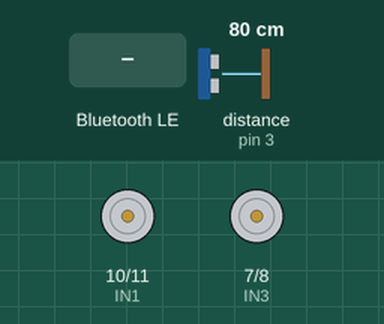
A sketch run on a simulated Arduino Leonardo, built with avr-gcc and run on an emulated ATmega32U4. Shown: motor-driver pin pairs drawn as motors (green arrow = first pin HIGH = forward, orange = second pin HIGH = backward, longer = more drive, scaled by the enable pin). The inputs (shaded band) are chosen by the test bench; at power-on: distance to the obstacle (sensor on pin 3) 80 cm. The echo pulse lasts 58.3 µs per cm; nothing arrives over Bluetooth unless stated; a phone connects over Bluetooth LE 3 s after start; what the sketch prints to the serial monitor is not drawn.

Above: at 3.9 s.
4.0 s: Bluetooth LE write "AUTO" received
At 4.4 s:
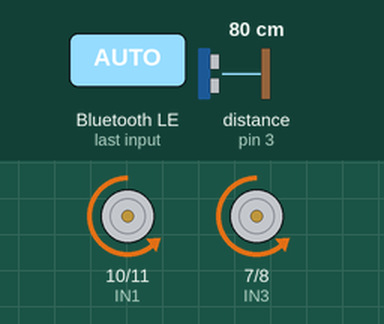
5.5 s: distance to the obstacle (sensor on pin 3) set to 23 cm
7.0 s: distance to the obstacle (sensor on pin 3) set to 19 cm
At 7.3 s:
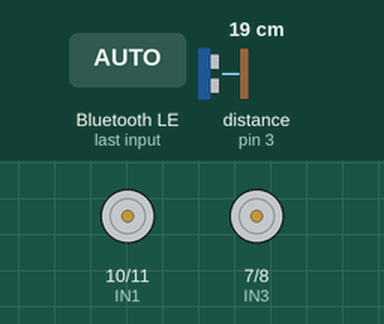
Timing chart, 0 to 10.0 s (numbered marks = the images above; inputs shaded):
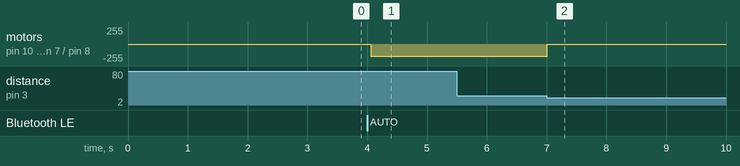

The sketch:

NANO-33-CODE.ino
```cpp
#include <ArduinoBLE.h>


const int ENA = 9;
const int IN1 = 10;
const int IN2 = 11;
const int ENB = 6;
const int IN3 = 7;
const int IN4 = 8;


const int trigFront = 2;
const int echoFront = 3;


bool autoMode = true;
bool trackingActive = false;
long distanceFront;
int rssiValue = 0;
float avgRSSI = -70;


BLEService robotService("12345678-1234-1234-1234-123456789abc");
BLEStringCharacteristic statusChar("abcd", BLERead | BLENotify, 50);
BLECharacteristic controlChar("ef01", BLEWrite, 20);

void setup() {
  Serial.begin(9600);
  Serial1.begin(115200); // communication with ESP32

  // Motors
  pinMode(ENA, OUTPUT);
  pinMode(IN1, OUTPUT);
  pinMode(IN2, OUTPUT);
  pinMode(ENB, OUTPUT);
  pinMode(IN3, OUTPUT);
  pinMode(IN4, OUTPUT);
  stopMotors();

  // Ultrasonic
  pinMode(trigFront, OUTPUT);
  pinMode(echoFront, INPUT);

  // BLE setup
  if (!BLE.begin()) {
    Serial.println("Starting Bluetooth failed!");
    while (1);
  }

  BLE.setLocalName("AutoBotNano");
  BLE.setAdvertisedService(robotService);
  robotService.addCharacteristic(statusChar);
  robotService.addCharacteristic(controlChar);
  BLE.addService(robotService);
  BLE.advertise();

  Serial.println("Bluetooth ready — Waiting for phone connection...");
}

void loop() {
  BLEDevice central = BLE.central();

  if (central) {
    Serial.println("Phone Connected!");
    while (central.connected()) {
      // Handle incoming BLE commands
      if (controlChar.written()) {
        String command = getWrittenString();
        Serial.print("Command: "); Serial.println(command);

        if (command == "AUTO") {
          autoMode = true;
          trackingActive = true;
          Serial.println("Automatic mode ON");
        }
        else if (command == "MANUAL") {
          autoMode = false;
          trackingActive = false;
          stopMotors();
          Serial.println("Manual mode");
        }
      }

      //ESP32
      if (Serial1.available()) {
        char cmd = Serial1.read();
        if (cmd == 'A') {
          autoMode = true;
          trackingActive = true;
          Serial.println("ESP32 → Automatic mode ON");
        } else if (cmd == 'M') {
          autoMode = false;
          trackingActive = false;
          stopMotors();
          Serial.println("ESP32 → Manual mode");
        }
      }


      if (autoMode && trackingActive) {
        runSmoothTracking(central);
      }

      delay(150);
    }
    Serial.println("Bluetooth Disconnected.");
    stopMotors();
  }
}


String getWrittenString() {
  int len = controlChar.valueLength();
  String s = "";
  for (int i = 0; i < len; i++) s += (char)controlChar.value()[i];
  return s;
}


void runSmoothTracking(BLEDevice central) {
  int newRSSI = central.rssi();
  avgRSSI = (0.8 * avgRSSI) + (0.2 * newRSSI);

  Serial.print("Raw RSSI: ");
  Serial.print(newRSSI);
  Serial.print(" | Smoothed: ");
  Serial.println(avgRSSI);

  distanceFront = getDistance(trigFront, echoFront);

  String status = "RSSI: " + String(avgRSSI) + " | Dist: " + String(distanceFront);
  statusChar.writeValue(status);

  if (distanceFront < 20) {
    stopMotors();
    Serial.println("Obstacle ahead — stopping!");
    return;
  }


  if (avgRSSI < -73) {        // phone far away
    forward();
  }
  else if (avgRSSI > -58) {   // too close
    backward();
  }
  else {                      // safe following distance
    stopMotors();
  }
}


long getDistance(int trigPin, int echoPin) {
  digitalWrite(trigPin, LOW);
  delayMicroseconds(2);
  digitalWrite(trigPin, HIGH);
  delayMicroseconds(10);
  digitalWrite(trigPin, LOW);
  long duration = pulseIn(echoPin, HIGH, 20000);
  return duration * 0.034 / 2;
}


void forward() {
  digitalWrite(IN1, HIGH);
  digitalWrite(IN2, LOW);
  digitalWrite(IN3, HIGH);
  digitalWrite(IN4, LOW);
  analogWrite(ENA, 200);
  analogWrite(ENB, 200);
}
void backward() {
  digitalWrite(IN1, LOW);
  digitalWrite(IN2, HIGH);
  digitalWrite(IN3, LOW);
  digitalWrite(IN4, HIGH);
  analogWrite(ENA, 180);
  analogWrite(ENB, 180);
}
void stopMotors() {
  digitalWrite(IN1, LOW);
  digitalWrite(IN2, LOW);
  digitalWrite(IN3, LOW);
  digitalWrite(IN4, LOW);
  analogWrite(ENA, 0);
  analogWrite(ENB, 0);
}
```

Measured:
- the behaviour switches between 21 and 20 cm on distance to the obstacle (sensor on pin 3) (found by bisection; images 1 and 2)
- after the input at 4.0 s, motor on pin 10 (IN1) / pin 11 (IN2), motor on pin 7 (IN3) / pin 8 (IN4): stopped → backward 180/255 after 0.06 s
- after the input at 5.5 s, every drawn part: stays the same
- after the input at 7.0 s, motor on pin 10 (IN1) / pin 11 (IN2), motor on pin 7 (IN3) / pin 8 (IN4): backward 180/255 → stopped at once
